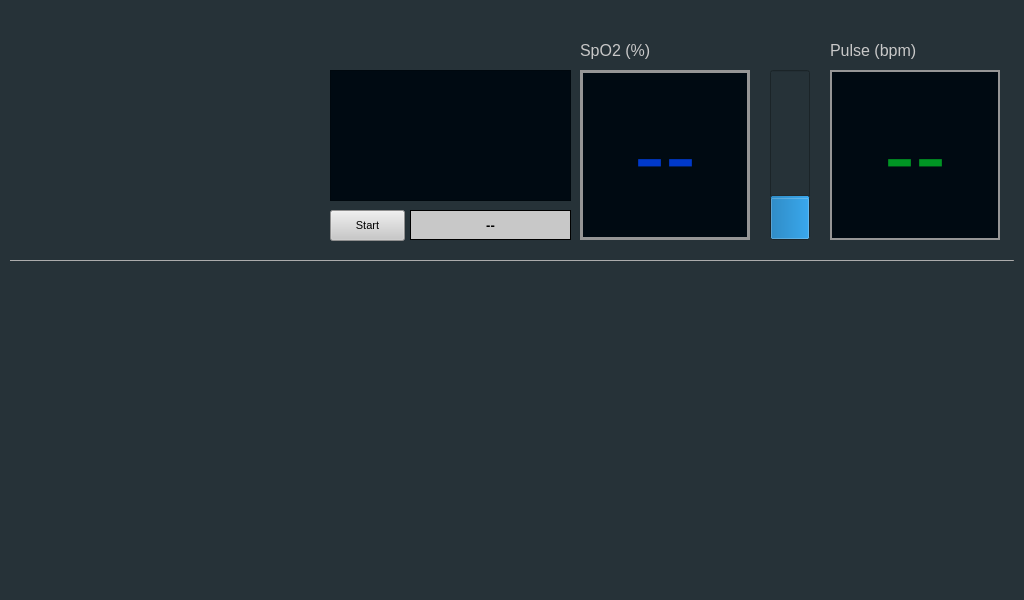
<?xml version="1.0" encoding="UTF-8"?>
<ui version="4.0">
 <class>Form</class>
 <widget class="QWidget" name="Form">
  <property name="geometry">
   <rect>
    <x>0</x>
    <y>0</y>
    <width>1024</width>
    <height>600</height>
   </rect>
  </property>
  <property name="font">
   <font>
    <pointsize>8</pointsize>
   </font>
  </property>
  <property name="windowTitle">
   <string>Form</string>
  </property>
  <property name="styleSheet">
   <string notr="true">background-color: #263238;</string>
  </property>
  <widget class="QLabel" name="spo_title">
   <property name="geometry">
    <rect>
     <x>580</x>
     <y>40</y>
     <width>121</width>
     <height>21</height>
    </rect>
   </property>
   <property name="font">
    <font>
     <pointsize>12</pointsize>
    </font>
   </property>
   <property name="styleSheet">
    <string notr="true">color: rgb(200, 200, 200);
</string>
   </property>
   <property name="text">
    <string>SpO2 (%)</string>
   </property>
  </widget>
  <widget class="QLabel" name="pulse_title">
   <property name="geometry">
    <rect>
     <x>830</x>
     <y>40</y>
     <width>91</width>
     <height>21</height>
    </rect>
   </property>
   <property name="font">
    <font>
     <pointsize>12</pointsize>
    </font>
   </property>
   <property name="styleSheet">
    <string notr="true">color: rgb(200, 200, 200);</string>
   </property>
   <property name="text">
    <string>Pulse (bpm)</string>
   </property>
  </widget>
  <widget class="PlotWidget" name="graphwidget" native="true">
   <property name="geometry">
    <rect>
     <x>10</x>
     <y>270</y>
     <width>1004</width>
     <height>300</height>
    </rect>
   </property>
   <property name="styleSheet">
    <string notr="true"/>
   </property>
  </widget>
  <widget class="QProgressBar" name="progressBar">
   <property name="geometry">
    <rect>
     <x>770</x>
     <y>70</y>
     <width>40</width>
     <height>170</height>
    </rect>
   </property>
   <property name="layoutDirection">
    <enum>Qt::LeftToRight</enum>
   </property>
   <property name="value">
    <number>24</number>
   </property>
   <property name="orientation">
    <enum>Qt::Vertical</enum>
   </property>
  </widget>
  <widget class="QLabel" name="spo_value">
   <property name="geometry">
    <rect>
     <x>580</x>
     <y>70</y>
     <width>170</width>
     <height>170</height>
    </rect>
   </property>
   <property name="font">
    <font>
     <pointsize>70</pointsize>
    </font>
   </property>
   <property name="styleSheet">
    <string notr="true">color: #0039cb;
border: 3px solid rgb(150, 150, 150);
background-color: #000a12;</string>
   </property>
   <property name="frameShape">
    <enum>QFrame::Box</enum>
   </property>
   <property name="frameShadow">
    <enum>QFrame::Raised</enum>
   </property>
   <property name="text">
    <string>--</string>
   </property>
   <property name="alignment">
    <set>Qt::AlignCenter</set>
   </property>
  </widget>
  <widget class="QLabel" name="pulse_value">
   <property name="geometry">
    <rect>
     <x>830</x>
     <y>70</y>
     <width>170</width>
     <height>170</height>
    </rect>
   </property>
   <property name="font">
    <font>
     <pointsize>70</pointsize>
    </font>
   </property>
   <property name="styleSheet">
    <string notr="true">color: #009624;
border: 2px solid rgb(150, 150, 150);

background-color: #000a12;</string>
   </property>
   <property name="frameShape">
    <enum>QFrame::Box</enum>
   </property>
   <property name="frameShadow">
    <enum>QFrame::Raised</enum>
   </property>
   <property name="text">
    <string>--</string>
   </property>
   <property name="alignment">
    <set>Qt::AlignCenter</set>
   </property>
  </widget>
  <widget class="QLabel" name="status_label">
   <property name="geometry">
    <rect>
     <x>410</x>
     <y>210</y>
     <width>161</width>
     <height>30</height>
    </rect>
   </property>
   <property name="font">
    <font>
     <pointsize>10</pointsize>
     <weight>75</weight>
     <bold>true</bold>
    </font>
   </property>
   <property name="styleSheet">
    <string notr="true">background-color: rgb(200, 200, 200);</string>
   </property>
   <property name="frameShape">
    <enum>QFrame::Box</enum>
   </property>
   <property name="frameShadow">
    <enum>QFrame::Plain</enum>
   </property>
   <property name="text">
    <string>--</string>
   </property>
   <property name="alignment">
    <set>Qt::AlignCenter</set>
   </property>
  </widget>
  <widget class="Line" name="line">
   <property name="geometry">
    <rect>
     <x>10</x>
     <y>260</y>
     <width>1004</width>
     <height>1</height>
    </rect>
   </property>
   <property name="styleSheet">
    <string notr="true">background-color: rgb(150, 150, 150);</string>
   </property>
   <property name="orientation">
    <enum>Qt::Horizontal</enum>
   </property>
  </widget>
  <widget class="QTextBrowser" name="history_value">
   <property name="geometry">
    <rect>
     <x>330</x>
     <y>70</y>
     <width>241</width>
     <height>131</height>
    </rect>
   </property>
   <property name="font">
    <font>
     <pointsize>10</pointsize>
    </font>
   </property>
   <property name="styleSheet">
    <string notr="true">background-color: #000a12;
color: #f05545;
</string>
   </property>
  </widget>
  <widget class="QPushButton" name="control_button">
   <property name="geometry">
    <rect>
     <x>330</x>
     <y>210</y>
     <width>75</width>
     <height>31</height>
    </rect>
   </property>
   <property name="cursor">
    <cursorShape>ArrowCursor</cursorShape>
   </property>
   <property name="mouseTracking">
    <bool>false</bool>
   </property>
   <property name="styleSheet">
    <string notr="true">background-color: rgb(200, 200, 200);</string>
   </property>
   <property name="text">
    <string>Start</string>
   </property>
  </widget>
 </widget>
 <customwidgets>
  <customwidget>
   <class>PlotWidget</class>
   <extends>QWidget</extends>
   <header location="global">pyqtgraph</header>
   <container>1</container>
  </customwidget>
 </customwidgets>
 <resources>
  <include location="imageqrc.qrc"/>
 </resources>
 <connections/>
</ui>
